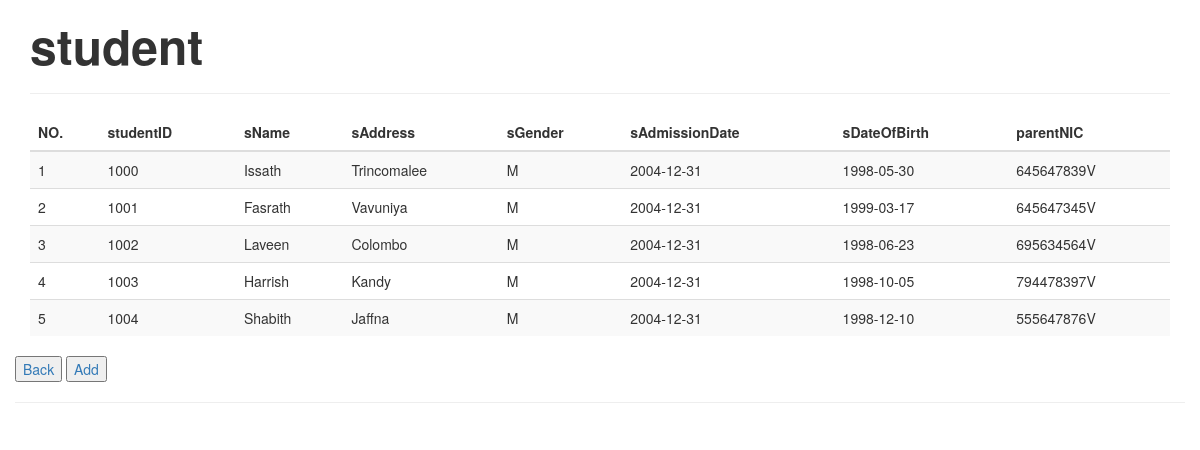
/student.php, run on the app's committed database.
### tables this page shows
CREATE TABLE `student` (
  `studentID` int(11) NOT NULL,
  `sName` varchar(30) NOT NULL,
  `sAddress` varchar(50) NOT NULL,
  `sGender` char(1) NOT NULL,
  `sAdmissionDate` date NOT NULL,
  `sDateOfBirth` date DEFAULT NULL,
  `parentNIC` char(30) NOT NULL
);

### student.php (the view)
<?php
require_once'connection_index.php';
?>
<!DOCTYPE html>
<html lang="en">
<link href="https://maxcdn.bootstrapcdn.com/bootstrap/3.3.0/css/bootstrap.min.css" rel="stylesheet">
<body>
<div class="container">
<div class="row">
<div class="col-md-12">
<h3><b><FONT size='50px'> student </font></b></h3> <hr />
<div class="table-responsive">
<table id="mytable" class="table table-bordred table-striped">
<thead>
<th>NO.</th>
<th>studentID  </th>
<th>sName </th>
<th>sAddress </th>
<th>	sGender</th>
<th>sAdmissionDate </th>
<th>sDateOfBirth</th>
<th>parentNIC </th>
</thead>
<tbody>
<?php
$sql =mysqli_query($con, "call show_student()");
$cnt=1;
$row=mysqli_num_rows($sql);
if($row>0){
while ($result=mysqli_fetch_array($sql)) {
?>
<tr>
<td><?php echo htmlentities($cnt);?></td>
<td><?php echo htmlentities($result['studentID']);?></td>
<td><?php echo htmlentities($result['sName']);?></td>
<td><?php echo htmlentities($result['sAddress']);?></td>
<td><?php echo htmlentities($result['sGender']);?></td>
<td><?php echo htmlentities($result['sAdmissionDate']);?></td>
<td><?php echo htmlentities($result['sDateOfBirth']);?></td>
<td><?php echo htmlentities($result['parentNIC']);?></td>
</tr>
<?php
$cnt++;
} } else { ?>
<tr>
<td colspan="9" style="color:red; font-weight:bold;text-align:center;"> No Record found</td>
</tr>
<?php } ?>
</tbody>
</table>
</div>
</div>
<a href="admin.php"><button >Back</button></a>
<a href="insert_result.php"><button >Add </button></a><hr />
</div>
</div>
</body>
</html>

### data on the page
student: studentID "1000", sName "Issath", sAddress "Trincomalee", sGender "M", sAdmissionDate "2004-12-31", sDateOfBirth "1998-05-30", parentNIC "645647839V"
student: studentID "1001", sName "Fasrath", sAddress "Vavuniya", sGender "M", sAdmissionDate "2004-12-31", sDateOfBirth "1999-03-17", parentNIC "645647345V"
student: studentID "1002", sName "Laveen", sAddress "Colombo", sGender "M", sAdmissionDate "2004-12-31", sDateOfBirth "1998-06-23", parentNIC "695634564V"
student: studentID "1003", sName "Harrish", sAddress "Kandy", sGender "M", sAdmissionDate "2004-12-31", sDateOfBirth "1998-10-05", parentNIC "794478397V"
student: studentID "1004", sName "Shabith", sAddress "Jaffna", sGender "M", sAdmissionDate "2004-12-31", sDateOfBirth "1998-12-10", parentNIC "555647876V"
